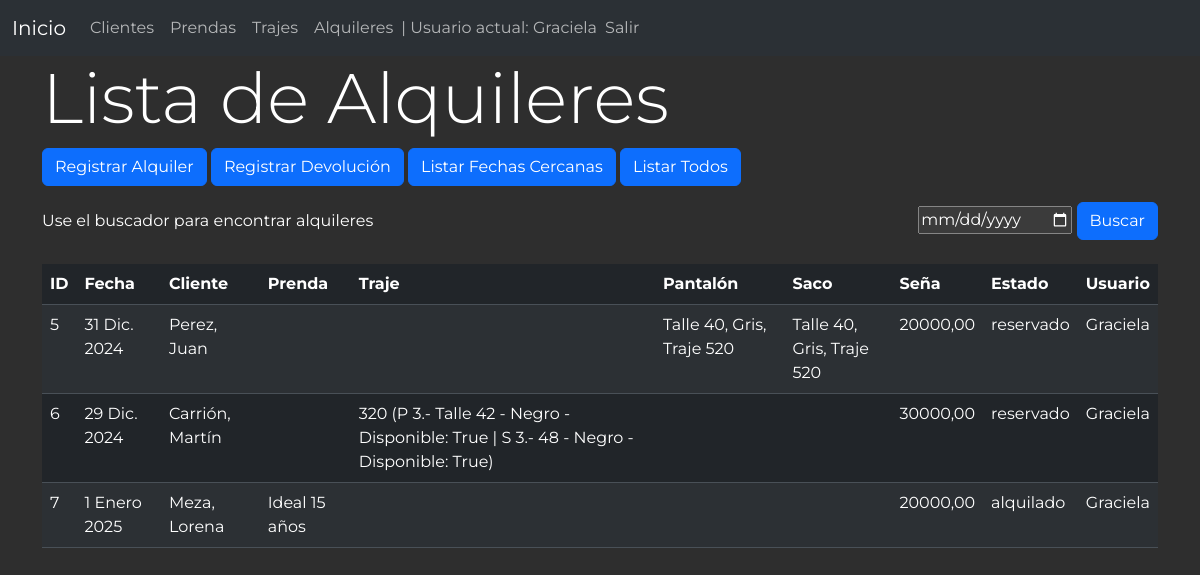
Page /lista_alquileres/ (signed in) on the committed database.
### alquiler/models.py (models this page shows, shortened)
class Alquiler(models.Model):
    cliente = models.ForeignKey(Cliente, on_delete=models.CASCADE)
    prenda = models.ManyToManyField(Prenda, blank=True)
    saco = models.ManyToManyField(Saco, blank=True)
    pantalon = models.ManyToManyField(Pantalon, blank=True)
    traje = models.ManyToManyField(Traje, blank=True)
    fecha_alquiler = models.DateField()
    precio_alquiler = models.DecimalField(max_digits=10, decimal_places=2)
    estado = models.CharField(max_length=20, choices=[
        ('reservado', 'Reservado'),
        ('alquilado', 'Alquilado'),
    ], default='reservado')
    seña = models.DecimalField(max_digits=10, decimal_places=2, default=0, blank=True)
    usuario = models.ForeignKey(User, on_delete=models.CASCADE)
    def mostrar_prendas(self):
        return ", ".join([p.descripcion for p in self.prenda.all()])
    mostrar_prendas.short_description = 'Prendas'
    def mostrar_trajes(self):
        return ", ".join([f'{t.nro_articulo} (P {t.mostrar_pantalon()} | S {t.mostrar_saco()})' for t in self.traje.all()])
    mostrar_trajes.short_description = 'Traje/s'
    def mostrar_pantalones(self):
        return ", ".join([f'Talle {p.talle_pantalon}, {p.color_pantalon}, Traje {p.traje}' for p in self.pantalon.all()])
    mostrar_pantalones.short_description = 'Pantalon/es'
    def mostrar_sacos(self):
        return ", ".join([f'Talle {s.talle_saco}, {s.color_saco}, Traje {s.traje}' for s in self.saco.all()])
    mostrar_sacos.short_description = 'Saco/s'
    class Meta:
        db_table = 'alquiler'
        verbose_name = 'alquiler'
        verbose_name_plural = 'alquileres'

class Cliente(models.Model):
    nombre = models.CharField(max_length=50, null=False, verbose_name='Nombre')
    apellido = models.CharField(max_length=50, null=False, verbose_name='Apellido')
    telefono = models.CharField(max_length=12, blank=True, verbose_name='Teléfono',)
    direccion = models.CharField(max_length=50, blank=True, verbose_name='Dirección',)
    localidad = models.ForeignKey(Localidad, on_delete=models.CASCADE, default=1, related_name='Localidad')
    dni = models.CharField(max_length=8, unique=True, verbose_name='DNI',null=True, blank=True)
    GENERO_CHOICES = [
        ('F', 'Femenino'),
        ('M', 'Masculino'),
        ('O', 'Otro'),
    ]
    genero = models.CharField(max_length=1, choices=GENERO_CHOICES, default='F')
    observacion = models.CharField(max_length=400, blank=True, verbose_name='Observación')
    def __str__(self):
        return f'{self.apellido}, {self.nombre}'
    class Meta:
        db_table = 'cliente'
        verbose_name = 'cliente'
        verbose_name_plural = 'clientes'

class Pantalon(models.Model):
    color_pantalon = models.ForeignKey('Color', on_delete=models.CASCADE, default=1)
    talle_pantalon = models.CharField(max_length=20, null=True, blank=True)
    traje = models.ForeignKey('Traje', on_delete=models.CASCADE, default=1)
    disponible = models.BooleanField(default=True)
    class Meta:
        db_table = 'pantalon'
        verbose_name = 'pantalon'
        verbose_name_plural = 'pantalones'

class Color(models.Model):
    nombre = models.CharField(max_length=100)
    def __str__(self):
        return self.nombre
    class Meta:
        db_table = 'color'
        verbose_name = 'color'
        verbose_name_plural = 'colores'

class Traje(models.Model):
    nro_articulo = models.CharField(max_length=20, unique=True)
    def mostrar_pantalon(self):
        pantalon = self.pantalon_set.first()
        return f'{pantalon.id}.- Talle {pantalon.talle_pantalon} - {pantalon.color_pantalon} - Disponible: {pantalon.disponible}' if pantalon else 'No asociado'
    mostrar_pantalon.short_description = 'Pantalón'
    def mostrar_saco(self):
        saco = self.saco_set.first()
        return f'{saco.id}.- {saco.talle_saco} - {saco.color_saco} - Disponible: {saco.disponible}' if saco else 'No asociado'
    mostrar_saco.short_description = 'Saco'
    def __str__(self):
        return f'{self.nro_articulo}'
    class Meta:
        db_table = 'traje'
        verbose_name = 'traje'
        verbose_name_plural = 'trajes'

class Saco(models.Model):
    color_saco = models.ForeignKey('Color', on_delete=models.CASCADE, default=1)
    talle_saco = models.CharField(max_length=20, null=True, blank=True)
    traje = models.ForeignKey('Traje', on_delete=models.CASCADE, default=1)
    disponible = models.BooleanField(default=True)
    class Meta:
        db_table = 'saco'
        verbose_name = 'saco'
        verbose_name_plural = 'sacos'

class Prenda(models.Model):
    categoria = models.ForeignKey('Categoria', on_delete=models.CASCADE)
    color = models.ForeignKey('Color', on_delete=models.CASCADE, default=1)
    descripcion = models.TextField(max_length=60, null=True, blank=True)
    busto = models.IntegerField(null=True, blank=True)
    cintura = models.IntegerField(null=True, blank=True)
    cadera = models.IntegerField(null=True, blank=True)
    largo = models.IntegerField(null=True, blank=True, verbose_name='Largo(cm)',)
    talle = models.CharField(max_length=20, null=True, blank=True)
    relacionadas = models.ManyToManyField('self', blank=True, verbose_name='Relacionadas',)
    disponible = models.BooleanField(default=True)
    def nro_articulo(self):
        return self.id
    nro_articulo.short_description = 'Número de Artículo'
    class Meta:
        db_table = 'prenda'
        verbose_name = 'prenda'
        verbose_name_plural = 'prendas'

### alquiler/views.py (the view)
# urls.py: path('lista_alquileres/', views.lista_alquileres, name='lista_alquileres'),
@login_required
def lista_alquileres(request):
    hoy = timezone.now().date()
    hace_una_semana = hoy - timedelta(weeks=1)
    dentro_de_un_mes = hoy + timedelta(weeks=3)
    query_date = request.GET.get('fecha', '')
    ver_todos = request.GET.get('ver_todos', '')
    if ver_todos:
        alquileres = Alquiler.objects.all()
    elif query_date:
        alquileres = Alquiler.objects.filter(fecha_alquiler=query_date)
    else:
        alquileres = Alquiler.objects.filter(fecha_alquiler__range=(hace_una_semana, dentro_de_un_mes))
    return render(request, 'lista_alquileres.html', {'alquileres': alquileres, 'query_date': query_date})

### alquiler/templates/lista_alquileres.html (shortened to what this page needs)
{% extends 'layout.html' %}
{% block content %}
<main class="container">
    <h1>Lista de Alquileres</h1>
    <div class="mb-3">
        <a href="{% url 'registrar_alquiler' %}" class="btn btn-primary">Registrar Alquiler</a>
        <a href="{% url 'registrar_devolucion' 0 %}" class="btn btn-primary">Registrar Devolución</a>
        <a href="{% url 'lista_alquileres' %}"><button class="btn btn-primary" type="submit">Listar Fechas Cercanas</button></a>
        <a href="{% url 'lista_alquileres' %}?ver_todos=1"><button class="btn btn-primary" type="submit">Listar Todos</button></a>
    </div>
    <div class="extremos">
        <span>Use el buscador para encontrar alquileres</span>
        <form action="{% url 'lista_alquileres' %}" method="get">
            <input type="date" id="fecha" name="fecha" value="{{ query_date }}" >
            <button class="btn btn-primary" type="submit">Buscar</button>
        </form>
    </div>
    <br>
    <table class="table table-striped">
        <thead>
            <tr>
                <th scope="col">ID</th>
                <th scope="col">Fecha</th>
                <th scope="col">Cliente</th>
                <th scope="col">Prenda</th>
                <th scope="col">Traje</th>
                <th scope="col">Pantalón</th>
                <th scope="col">Saco</th>
                <th scope="col">Seña</th>
                <th scope="col">Estado</th>
                <th scope="col">Usuario</th>
            </tr>
        </thead>
        <tbody>
          {% for alquiler in alquileres %}
          <tr>
              <td>{{ alquiler.id }}</td>
              <td>{{ alquiler.fecha_alquiler }}</td>
              <td>{{ alquiler.cliente }}</td>
              <td>{{ alquiler.mostrar_prendas }}</td>
              <td>{{ alquiler.mostrar_trajes }}</td>
              <td>{{ alquiler.mostrar_pantalones }}</td>
              <td>{{ alquiler.mostrar_sacos }}</td>
              <td>{{ alquiler.seña }}</td>
              <td>{{ alquiler.estado }}</td>
              <td>{{ alquiler.usuario }}</td>
          </tr>
          {% endfor %}
        </tbody>
      </table>
</main>
{% endblock %}

### alquiler/templates/layout.html (shortened to what this page needs)
{% load static %}
<!DOCTYPE html>
<html lang="es" data-bs-theme="dark">
<head>
    <link rel="stylesheet" href="https://cdnjs.cloudflare.com/ajax/libs/font-awesome/5.15.3/css/all.min.css">
    <link rel="stylesheet" href="{% static 'css/bootstrap.min.css'%}">
    <link rel="stylesheet" href="{% static 'css/estilo.css' %}">
</head>
<nav class="navbar navbar-expand-lg bg-body-tertiary">
    <div class="container-fluid">
      <a class="navbar-brand" href="{% url 'index' %}">Inicio</a>
      <div class="collapse navbar-collapse" id="navbarNavAltMarkup">
        <div class="navbar-nav">
          {% if request.user.is_authenticated %}
              <a class="nav-link" href="{% url 'clientes' %}">Clientes</a>
              <a class="nav-link" href="{% url 'prendas' %}">Prendas</a>
              <a class="nav-link" href="{% url 'trajes' %}">Trajes</a>
              <a class="nav-link" href="{% url 'lista_alquileres' %}">Alquileres</a>
              <span class="navbar-text"> | Usuario actual: {{ user.username }}</span>
              <a class="nav-link" href="{% url 'salir' %}">Salir</a>
          {% endif %}
        </div>
      </div>
    </div>
</nav>
<body>
    {% block content %}
    {% endblock %}
</body>
</html>

### alquiler/static/css/estilo.css (style rules this page uses)
body { margin: 0; font-family: 'Montserrat', sans-serif; background-color: #2e2e2e; color: #FFF; background-repeat: no-repeat; background-size: cover; background-attachment: fixed; }
h1 { font-size: 70px; font-weight: 350; }
.extremos { display: flex; justify-content: space-between; align-items: center; }

### rows in the picture
Alquiler: id "5", fecha_alquiler "31 Dic. 2024", cliente "Perez, Juan", mostrar_pantalones "Talle 40, Gris, Traje 520", mostrar_sacos "Talle 40, Gris, Traje 520", seña "20000,00", estado "reservado", usuario "Graciela"
Alquiler: id "6", fecha_alquiler "29 Dic. 2024", cliente "Carrión, Martín", mostrar_trajes "320 (P 3.- Talle 42 - Negro - Disponible: True | S 3.- 48 - Negro - Disponible: True)", seña "30000,00", estado "reservado", usuario "Graciela"
Alquiler: id "7", fecha_alquiler "1 Enero 2025", cliente "Meza, Lorena", mostrar_prendas "Ideal 15 años", seña "20000,00", estado "alquilado", usuario "Graciela"

### other values in the picture
{{ user.username }} "Graciela"
